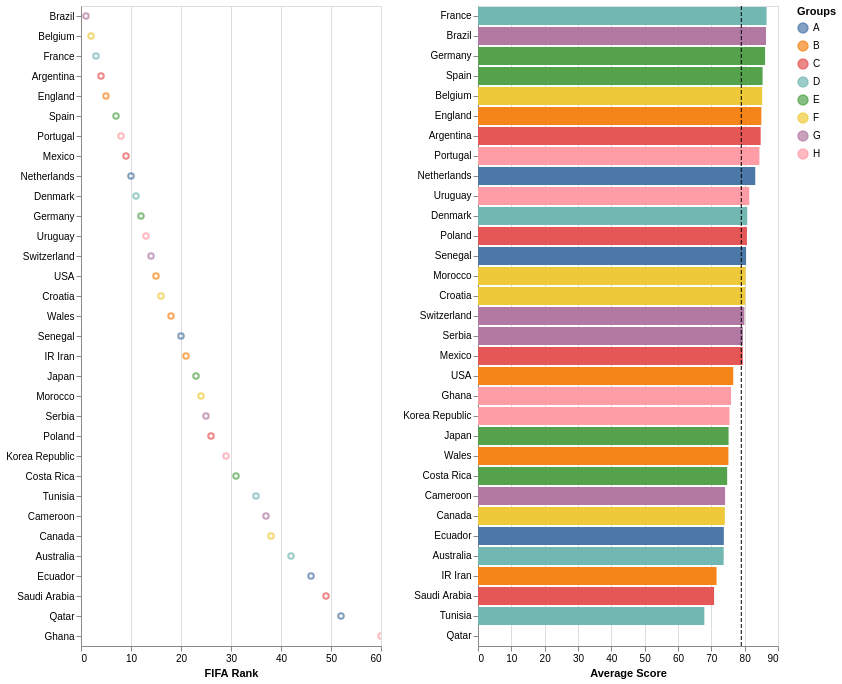

Specify this chart in Vega-Lite:
### Vega-Lite specification from a JSON file in a GitHub repository (floating-point values rounded to 4 significant figures)
{"config": {"view": {"continuousWidth": 400, "continuousHeight": 300}}, "hconcat": [{"mark": "point", "encoding": {"color": {"field": "group", "legend": {"title": "Groups"}, "type": "nominal"}, "tooltip": [{"field": "team", "type": "nominal"}, {"field": "fifa_rank", "type": "ordinal"}], "x": {"field": "fifa_rank", "title": "FIFA Rank", "type": "quantitative"}, "y": {"field": "team", "sort": "x", "title": null, "type": "nominal"}}, "selection": {"selector165": {"type": "interval", "encodings": ["y"]}, "selector166": {"type": "interval", "bind": "scales", "encodings": ["x", "y"]}}, "width": 300}, {"layer": [{"mark": "bar", "encoding": {"color": {"field": "group", "legend": {"title": "Groups"}, "type": "nominal"}, "tooltip": [{"field": "team", "type": "nominal"}, {"field": "avg_score", "format": ".2f", "type": "quantitative"}], "x": {"field": "avg_score", "title": "Average Score", "type": "quantitative"}, "y": {"field": "team", "sort": "-x", "title": null, "type": "nominal"}}, "selection": {"selector165": {"type": "interval", "encodings": ["y"]}, "selector167": {"type": "interval", "bind": "scales", "encodings": ["x", "y"]}}, "width": 300}, {"mark": {"type": "rule", "strokeDash": [4, 2]}, "encoding": {"x": {"aggregate": "mean", "field": "avg_score", "type": "quantitative"}}}]}], "data": {"name": "data-e64d3901f182a25ea3197a9aa806fd63"}, "$schema": "https://vega.github.io/schema/vega-lite/v4.17.0.json", "datasets": {"data-e64d3901f182a25ea3197a9aa806fd63": [{"team": "Netherlands", "group": "A", "fifa_rank": 10, "score_rank": 9, "avg_score": 83.17, "avg_win_prob": 0.6583}, {"team": "Senegal", "group": "A", "fifa_rank": 20, "score_rank": 13, "avg_score": 80.42, "avg_win_prob": 0.4923}, {"team": "Ecuador", "group": "A", "fifa_rank": 46, "score_rank": 27, "avg_score": 73.75, "avg_win_prob": 0.3731}, {"team": "Qatar", "group": "A", "fifa_rank": 52, "score_rank": 32, "avg_score": null, "avg_win_prob": 0.454}, {"team": "England", "group": "B", "fifa_rank": 5, "score_rank": 6, "avg_score": 85.0, "avg_win_prob": 0.6113}, {"team": "USA", "group": "B", "fifa_rank": 15, "score_rank": 19, "avg_score": 76.58, "avg_win_prob": 0.505}, {"team": "Wales", "group": "B", "fifa_rank": 18, "score_rank": 23, "avg_score": 75.12, "avg_win_prob": 0.3831}, {"team": "IR Iran", "group": "B", "fifa_rank": 21, "score_rank": 29, "avg_score": 71.58, "avg_win_prob": 0.5996}, {"team": "Argentina", "group": "C", "fifa_rank": 4, "score_rank": 7, "avg_score": 84.8, "avg_win_prob": 0.5304}, {"team": "Poland", "group": "C", "fifa_rank": 26, "score_rank": 12, "avg_score": 80.67, "avg_win_prob": 0.4619}, {"team": "Mexico", "group": "C", "fifa_rank": 9, "score_rank": 18, "avg_score": 79.42, "avg_win_prob": 0.5433}, {"team": "Saudi Arabia", "group": "C", "fifa_rank": 49, "score_rank": 30, "avg_score": 70.83, "avg_win_prob": 0.5509}, {"team": "France", "group": "D", "fifa_rank": 3, "score_rank": 1, "avg_score": 86.58, "avg_win_prob": 0.5986}, {"team": "Denmark", "group": "D", "fifa_rank": 11, "score_rank": 11, "avg_score": 80.77, "avg_win_prob": 0.5335}, {"team": "Australia", "group": "D", "fifa_rank": 42, "score_rank": 28, "avg_score": 73.7, "avg_win_prob": 0.5578}, {"team": "Tunisia", "group": "D", "fifa_rank": 35, "score_rank": 31, "avg_score": 67.9, "avg_win_prob": 0.5054}, {"team": "Germany", "group": "E", "fifa_rank": 12, "score_rank": 3, "avg_score": 86.12, "avg_win_prob": 0.6791}, {"team": "Spain", "group": "E", "fifa_rank": 7, "score_rank": 4, "avg_score": 85.38, "avg_win_prob": 0.7072}, {"team": "Japan", "group": "E", "fifa_rank": 23, "score_rank": 22, "avg_score": 75.17, "avg_win_prob": 0.5564}, {"team": "Costa Rica", "group": "E", "fifa_rank": 31, "score_rank": 24, "avg_score": 74.75, "avg_win_prob": 0.4522}, {"team": "Belgium", "group": "F", "fifa_rank": 2, "score_rank": 5, "avg_score": 85.25, "avg_win_prob": 0.581}, {"team": "Morocco", "group": "F", "fifa_rank": 24, "score_rank": 14, "avg_score": 80.27, "avg_win_prob": 0.507}, {"team": "Croatia", "group": "F", "fifa_rank": 16, "score_rank": 15, "avg_score": 80.17, "avg_win_prob": 0.551}, {"team": "Canada", "group": "F", "fifa_rank": 38, "score_rank": 26, "avg_score": 74.05, "avg_win_prob": 0.457}, {"team": "Brazil", "group": "G", "fifa_rank": 1, "score_rank": 2, "avg_score": 86.4, "avg_win_prob": 0.6077}, {"team": "Switzerland", "group": "G", "fifa_rank": 14, "score_rank": 16, "avg_score": 79.92, "avg_win_prob": 0.4839}, {"team": "Serbia", "group": "G", "fifa_rank": 25, "score_rank": 17, "avg_score": 79.48, "avg_win_prob": 0.4635}, {"team": "Cameroon", "group": "G", "fifa_rank": 37, "score_rank": 25, "avg_score": 74.12, "avg_win_prob": 0.4987}, {"team": "Portugal", "group": "H", "fifa_rank": 8, "score_rank": 8, "avg_score": 84.42, "avg_win_prob": 0.6142}, {"team": "Uruguay", "group": "H", "fifa_rank": 13, "score_rank": 10, "avg_score": 81.38, "avg_win_prob": 0.4102}, {"team": "Ghana", "group": "H", "fifa_rank": 60, "score_rank": 20, "avg_score": 75.92, "avg_win_prob": 0.5014}, {"team": "Korea Republic", "group": "H", "fifa_rank": 29, "score_rank": 21, "avg_score": 75.45, "avg_win_prob": 0.5034}]}}
